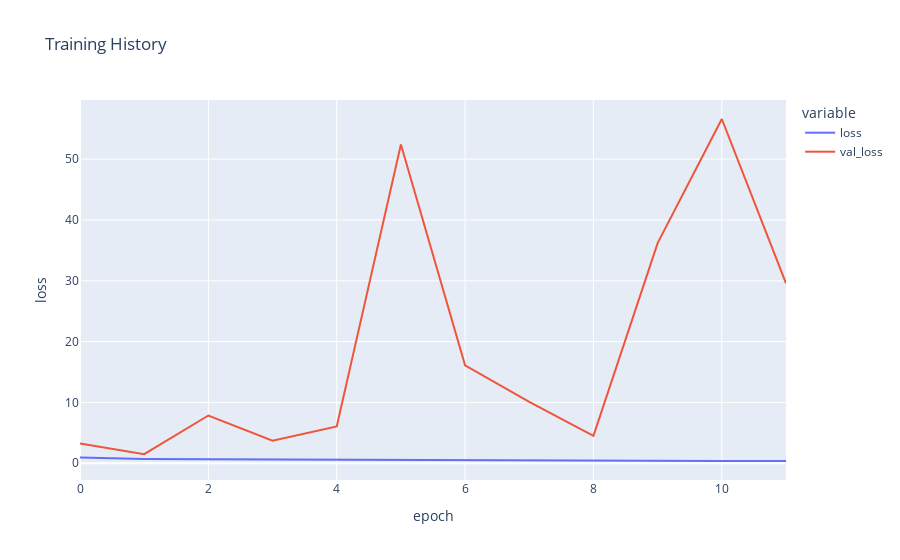

Source (notebook cell):
### Markdown cell above
# Plotting model performance

### Code cell
fig = px.line(
    history_age.history, y=['loss', 'val_loss'],
    labels={'index': 'epoch', 'value': 'loss'}, 
    title='Training History')
fig.show()

### Figure 1 — Plotly figure (JSON) as saved in the notebook; plotly's stock layout.template omitted (floating-point values rounded to 4 significant figures)
{"data": [{"hovertemplate": "variable=loss<br>epoch=%{x}<br>loss=%{y}<extra></extra>", "legendgroup": "loss", "line": {"color": "#636efa", "dash": "solid"}, "marker": {"symbol": "circle"}, "mode": "lines", "name": "loss", "orientation": "v", "showlegend": true, "type": "scatter", "x": [0, 1, 2, 3, 4, 5, 6, 7, 8, 9, 10, 11], "xaxis": "x", "y": [0.9692, 0.7118, 0.6482, 0.6032, 0.5661, 0.5426, 0.511, 0.4753, 0.4609, 0.432, 0.3939, 0.3745], "yaxis": "y"}, {"hovertemplate": "variable=val_loss<br>epoch=%{x}<br>loss=%{y}<extra></extra>", "legendgroup": "val_loss", "line": {"color": "#EF553B", "dash": "solid"}, "marker": {"symbol": "circle"}, "mode": "lines", "name": "val_loss", "orientation": "v", "showlegend": true, "type": "scatter", "x": [0, 1, 2, 3, 4, 5, 6, 7, 8, 9, 10, 11], "xaxis": "x", "y": [3.253, 1.493, 7.855, 3.722, 6.063, 52.42, 16.1, 10.1, 4.51, 36.2, 56.61, 29.59], "yaxis": "y"}], "layout": {"legend": {"title": {"text": "variable"}, "tracegroupgap": 0}, "title": {"text": "Training History"}, "xaxis": {"anchor": "y", "domain": [0, 1], "title": {"text": "epoch"}}, "yaxis": {"anchor": "x", "domain": [0, 1], "title": {"text": "loss"}}}}
